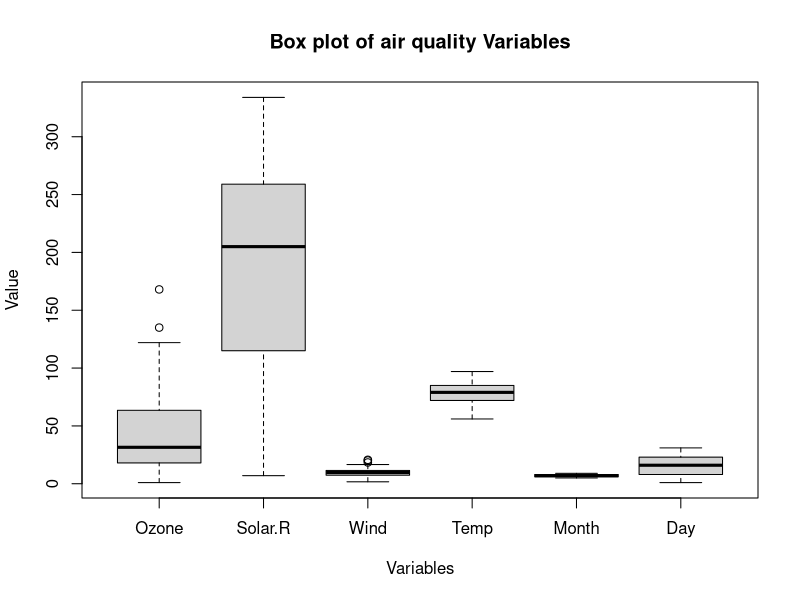

Generate this figure with R:
data(airquality)
str(airquality)
boxplot(airquality[,c("Ozone","Solar.R","Wind","Temp","Month","Day")],main="Box plot of air quality Variables",xlab="Variables",ylab="Value")
           